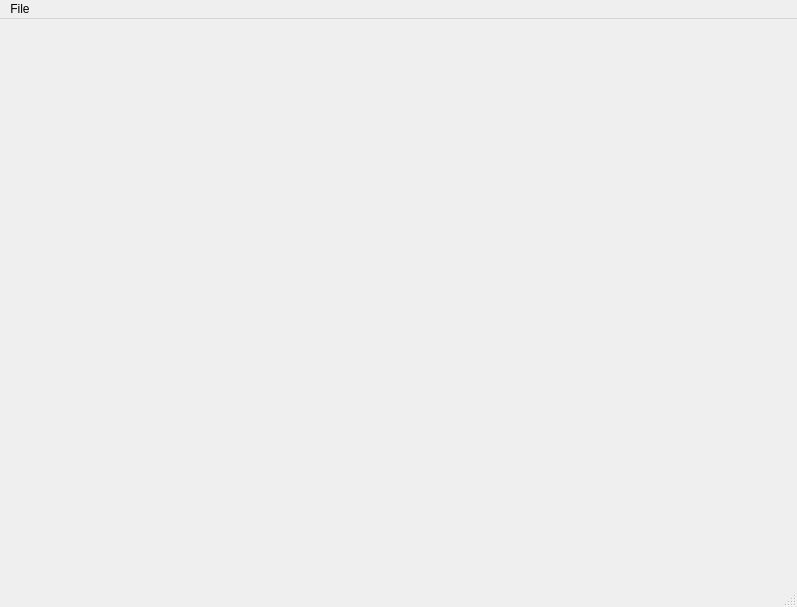
<?xml version="1.0" encoding="UTF-8"?>
<ui version="4.0">
 <class>MainWindow</class>
 <widget class="QMainWindow" name="MainWindow">
  <property name="geometry">
   <rect>
    <x>0</x>
    <y>0</y>
    <width>797</width>
    <height>607</height>
   </rect>
  </property>
  <property name="windowTitle">
   <string>MainWindow</string>
  </property>
  <widget class="QWidget" name="centralwidget"/>
  <widget class="QMenuBar" name="menubar">
   <property name="geometry">
    <rect>
     <x>0</x>
     <y>0</y>
     <width>797</width>
     <height>26</height>
    </rect>
   </property>
   <widget class="QMenu" name="menuFile">
    <property name="title">
     <string>File</string>
    </property>
   </widget>
   <addaction name="menuFile"/>
  </widget>
  <widget class="QStatusBar" name="statusbar"/>
 </widget>
 <resources/>
 <connections/>
</ui>
